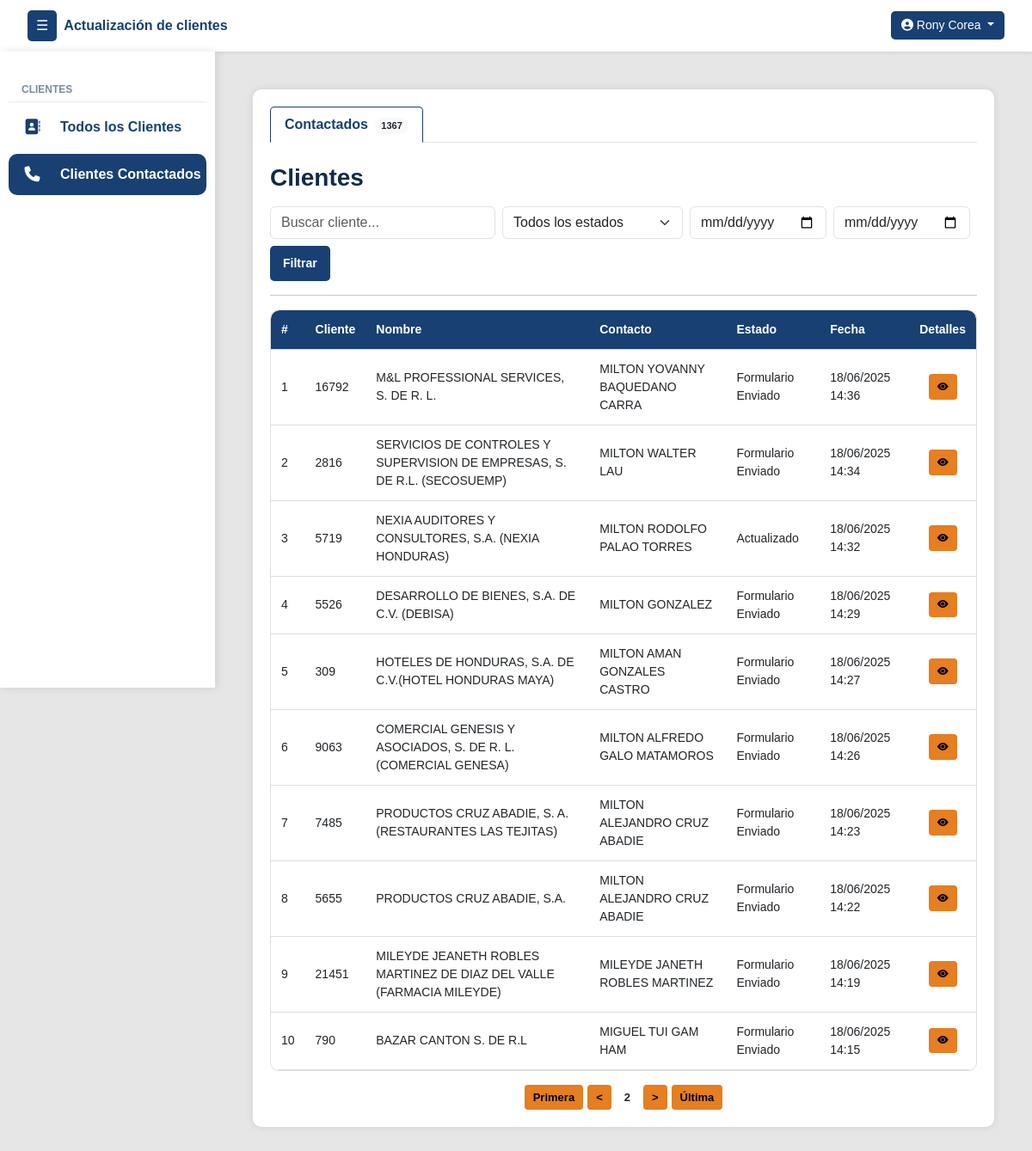
Screenshot of /clientes/contactados/?reportados=2 (signed in) with the database file from the repository.
### clientes/models.py (models this page shows, shortened)
class Cliente(models.Model):
    numero_cliente = models.CharField(max_length=50, unique=True)
    nombre_cliente = models.CharField(max_length=255)
    contacto_cliente = models.CharField(max_length=255)
    contacto_cargo = models.CharField(max_length=100, null=True, blank=True)
    telefono_cliente = models.CharField(max_length=50, null=True, blank=True)
    telefono_dos = models.CharField(max_length=50, null=True, blank=True)
    direccion = models.CharField(max_length=255, null=True, blank=True)
    correo = models.CharField(max_length=254, null=True, blank=True)
    estado_actual = models.ForeignKey(EstadoReporte, on_delete=models.SET_NULL, null=True, blank=True, default=1)
    asignado_inicial = models.ForeignKey(User, on_delete=models.SET_NULL, null=True, blank=True, related_name='clientes_asignados_inicialmente')
    asignado_usuario = models.ForeignKey(User, on_delete=models.SET_NULL, null=True, blank=True, related_name='clientes_asignados')
    veces_contactado = models.PositiveIntegerField(default=0)
    sin_contestar = models.PositiveIntegerField(default=0)
    formulario_sin_contestar = models.PositiveIntegerField(default=0)
    ultima_llamada_no_contesto = models.DateTimeField(null=True, blank=True)
    ultimo_envio_formulario = models.DateTimeField(null=True, blank=True)

class EstadoReporte(models.Model):
    nombre = models.CharField(max_length=100, unique=True)
    creado_por = models.ForeignKey(User, on_delete=models.SET_NULL, null=True, blank=True)
    creado_en = models.DateTimeField(auto_now_add=True)
    estado = models.CharField(max_length=50, choices=[('activo', 'Activo'), ('inactivo', 'Inactivo')])
    intentos = models.PositiveIntegerField(default=0)
    genera_movimiento = models.BooleanField(default=True)

class HistorialEstadoSinMovimiento(models.Model):
    cliente = models.ForeignKey(Cliente, on_delete=models.CASCADE, related_name='historial_sin_movimiento')
    estado = models.ForeignKey(EstadoReporte, on_delete=models.SET_NULL, null=True)
    actualizado_por = models.ForeignKey(User, on_delete=models.SET_NULL, null=True)
    actualizado_por_admin = models.ForeignKey(User, on_delete=models.SET_NULL, null=True, blank=True, related_name='historial_admin')
    nota = models.CharField(max_length=500, blank=True)
    fecha_hora = models.DateTimeField(auto_now_add=True)
    genera_movimiento = models.BooleanField(default=False)

class MovimientoEstado(models.Model):
    cliente = models.ForeignKey(Cliente, on_delete=models.CASCADE, related_name='movimientos')
    estado = models.ForeignKey(EstadoReporte, on_delete=models.SET_NULL, null=True)
    actualizado_por = models.ForeignKey(User, on_delete=models.SET_NULL, null=True)
    actualizado_por_admin = models.ForeignKey(User, on_delete=models.SET_NULL, null=True, blank=True, related_name='movimientos_admin')
    fecha_hora = models.DateTimeField(auto_now_add=True)

### clientes/views.py (the view)
# urls.py: path('clientes/contactados/', vistasClientes.clientes_reportados, name='clientes_reportados'),
@login_required
def clientes_reportados(request):
    user = request.user
    grupos = user.groups.values_list('name', flat=True)
    search_query = request.GET.get('q', '').strip()
    estado_query = request.GET.get('estado', '').strip().lower()
    fecha_inicio = parse_date(request.GET.get('fecha_inicio', ''))
    fecha_fin = parse_date(request.GET.get('fecha_fin', ''))
    subquery_ultima_fecha_mov = MovimientoEstado.objects.filter(cliente=OuterRef('pk')).order_by('-fecha_hora').values('fecha_hora')[:1]
    subquery_ultima_fecha_hist = HistorialEstadoSinMovimiento.objects.filter(cliente=OuterRef('pk')).order_by('-fecha_hora').values('fecha_hora')[:1]
    clientes_reportados_query = Cliente.objects.prefetch_related(
        'movimientos__notas', 'historial_sin_movimiento', 'asignado_usuario', 'asignado_inicial', 'estado_actual'
    ).annotate(
        ultima_fecha_mov=Subquery(subquery_ultima_fecha_mov, output_field=DateTimeField()),
        ultima_fecha_hist=Subquery(subquery_ultima_fecha_hist, output_field=DateTimeField()),
        ultima_fecha=Greatest(
            Coalesce(Subquery(subquery_ultima_fecha_mov, output_field=DateTimeField()), Value(datetime(1900, 1, 1))),
            Coalesce(Subquery(subquery_ultima_fecha_hist, output_field=DateTimeField()), Value(datetime(1900, 1, 1)))
        )
    )
    if "super_admin" in grupos or "admin_group" in grupos:
        clientes_filtrados = clientes_reportados_query.filter(
            Q(Exists(MovimientoEstado.objects.filter(cliente=OuterRef('pk')))) |
            Q(Exists(HistorialEstadoSinMovimiento.objects.filter(cliente=OuterRef('pk'))))
        )
    elif "estandar_group" in grupos or "colector_group" in grupos:
        clientes_filtrados = clientes_reportados_query.filter(
            Q(Exists(MovimientoEstado.objects.filter(cliente=OuterRef('pk'), actualizado_por=user))) |
            Q(Exists(HistorialEstadoSinMovimiento.objects.filter(cliente=OuterRef('pk'), actualizado_por=user)))
        )
    else:
        messages.error(request, "Acceso no permitido.")
        return redirect("inicio")
    if search_query:
        clientes_filtrados = clientes_filtrados.filter(
            Q(nombre_cliente__icontains=search_query) |
            Q(numero_cliente__icontains=search_query) |
            Q(contacto_cliente__icontains=search_query)
        )
    if estado_query:
        clientes_filtrados = clientes_filtrados.filter(estado_actual__nombre__iexact=estado_query)
    if fecha_inicio and fecha_fin:
        clientes_filtrados = clientes_filtrados.filter(
            ultima_fecha__date__range=(fecha_inicio, fecha_fin)
        )
    clientes_filtrados = clientes_filtrados.order_by('-ultima_fecha')
    clientes_paginados = paginar_queryset(request, clientes_filtrados, 'reportados')
    for cliente in clientes_paginados:
        movimientos_normales = [{"obj": m, "tipo": "con_movimiento"} for m in cliente.movimientos.all()]
        movimientos_historial = [{"obj": h, "tipo": "sin_movimiento"} for h in cliente.historial_sin_movimiento.all() if not h.genera_movimiento]
        todos_movimientos = sorted(movimientos_normales + movimientos_historial, key=lambda x: x["obj"].fecha_hora, reverse=True)
        movimientos_sin_admin = [m for m in todos_movimientos if getattr(m["obj"], "actualizado_por_admin", None) is None]
        cliente.todos_los_movimientos = todos_movimientos
        cliente.movimientos_sin_admin = movimientos_sin_admin
        if movimientos_sin_admin:
            cliente.ultimo_estado_real = movimientos_sin_admin[0]["obj"].estado
            cliente.reportado_por = movimientos_sin_admin[0]["obj"].actualizado_por
        else:
            cliente.ultimo_estado_real = cliente.estado_actual  # Fallback
            cliente.reportado_por = None
    estados_disponibles = EstadoReporte.objects.filter(
        id__in=Cliente.objects.values_list('estado_actual', flat=True).distinct()
    ).exclude(nombre__iexact="pendiente")
    return render(request, 'clientes/clientes_reportados.html', {
        "clientes": clientes_paginados,
        "view_type": "reportados",
        "search_query": search_query,
        "estado_query": estado_query,
        "fecha_inicio": fecha_inicio,
        "fecha_fin": fecha_fin,
        "estados_disponibles": estados_disponibles,
        "count_reportados": clientes_filtrados.count(),
    })

### templates/clientes/clientes_reportados.html (shortened to what this page needs)
{% extends 'layout/layout.html' %}
{% block content %}
<div class="container">
    <ul class="nav nav-tabs" id="clienteTabs" role="tablist">
        <li class="nav-item" role="presentation">
            <a class="nav-link {% if view_type == 'reportados' %}active{% endif %}" id="reportados-tab" href="{% url 'clientes_reportados' %}" role="tab" aria-controls="reportados" aria-selected="true">
                Contactados <span class="badge rounded-pill bg-light text-dark ms-1" id="countreportados">{{ count_reportados }}</span>
            </a>
        </li>
    </ul>
    <div class="tab-content mt-4" id="clienteTabsContent">
        {% if view_type == 'reportados' %}
        <div class="tab-pane fade show active" id="reportados" role="tabpanel" aria-labelledby="reportados-tab">
            <div class="d-flex justify-content-between align-items-center mb-3 flex-wrap gap-3">
                <h3 class="mb-0">Clientes</h3>
                <form method="get" class="row gx-2 gy-2 align-items-center w-100">
                    <div class="col-md-auto flex-grow-1">
                        <input type="text" name="q" id="searchInputReportados" class="form-control"
                            placeholder="Buscar cliente..." value="{{ search_query|default:'' }}" autocomplete="off">
                    </div>
                    <div class="col-md-auto">
                        <select name="estado" class="form-select">
                            <option value="">Todos los estados</option>
                        </select>
                    </div>
                    <div class="col-md-auto">
                        <input type="date" name="fecha_inicio" class="form-control" value="{{ fecha_inicio|date:'Y-m-d' }}">
                    </div>
                    <div class="col-md-auto">
                        <input type="date" name="fecha_fin" class="form-control" value="{{ fecha_fin|date:'Y-m-d' }}">
                    </div>
                    <div class="col-md-auto">
                        <button type="submit" class="btn btn-confirm btn-sm w-100">Filtrar</button>
                    </div>
                </form>
            </div>
            <hr>
            <div class="table-responsive">
                <table class="styled-table" id="tablaReportados">
                    <thead>
                        <tr>
                            <th>#</th>
                            <th>Cliente</th>
                            <th>Nombre</th>
                            <th>Contacto</th>
                            <th>Estado</th>
                            <th>Fecha</th>
                            <th>Detalles</th>
                        </tr>
                    </thead>
                    <tbody>
                        {% for cliente in clientes %}
                        <tr>
                            <td>{{ forloop.counter }}</td>
                            <td>{{ cliente.numero_cliente }}</td>
                            <td>{{ cliente.nombre_cliente }}</td>
                            <td>{{ cliente.contacto_cliente }}</td>
                            <td>{{ cliente.estado_actual.nombre }}</td>
                            <td>
                                {% if cliente.todos_los_movimientos %}
                                    {{ cliente.todos_los_movimientos.0.obj.fecha_hora|date:"d/m/Y H:i" }}
                                {% else %}
                                    -
                                {% endif %}
                            </td>
                            <td class="text-center">
                                <button class="btn btn-sm btn-reportar"
                                        data-bs-toggle="modal"
                                        data-bs-target="#modalDetalle{{ cliente.id }}">
                                    <i class="bi bi-eye-fill"></i>
                                </button>
                            </td>
                        </tr>
                        {% empty %}
                        <tr>
                            <td colspan="8" class="text-center">No hay clientes reportados.</td>
                        </tr>
                        {% endfor %}
                    </tbody>
                </table>
            </div>
            {% if clientes.has_other_pages %}
            <div class="pagination mt-3">
                {% if clientes.number > 1 %}
                    <a href="?reportados=1" class="btn btn-sm btn-reportar">Primera</a>
                    <a href="?reportados={{ clientes.previous_page_number }}" class="btn btn-sm btn-reportar">&lt;</a>
                {% endif %}
                <span class="btn btn-sm btn-reportar active">{{ clientes.number }}</span>
                {% if clientes.number < clientes.paginator.num_pages %}
                    <a href="?reportados={{ clientes.next_page_number }}" class="btn btn-sm btn-reportar">&gt;</a>
                    <a href="?reportados={{ clientes.paginator.num_pages }}" class="btn btn-sm btn-reportar">Última</a>
                {% endif %}
            </div>
            {% endif %}
        </div>
        {% endif %}
    </div>
</div>
{% endblock %}

### templates/layout/layout.html (shortened to what this page needs)
{% load static %}
{% load group_filters %}
<!DOCTYPE html>
<html lang="es">
<head>
    <link rel="stylesheet" href="https://cdn.jsdelivr.net/npm/bootstrap@5.3.0/dist/css/bootstrap.min.css">
    <link rel="stylesheet" href="{% static 'css/style.css' %}">
    <link rel="stylesheet" href="https://cdnjs.cloudflare.com/ajax/libs/font-awesome/6.4.2/css/all.min.css">
    <link href="https://cdn.jsdelivr.net/npm/select2@4.0.13/dist/css/select2.min.css" rel="stylesheet" />
    <link rel="stylesheet" href="https://cdn.jsdelivr.net/npm/bootstrap-icons@1.10.5/font/bootstrap-icons.css">
</head>
<body>
<nav class="navbar navbar-expand-lg navbar-light bg-white shadow-sm">
    <div class="container-fluid">
        <button id="sidebarCollapse" class="btn btn-primary me-2">☰</button>
        <a class="navbar-brand d-none d-md-block">Actualización de clientes</a>
        <div class="ms-auto">
            {% if user.is_authenticated %}
            <div class="dropdown">
                <button id="userDropdownBtn" class="btn btn-user dropdown-toggle user-font" type="button" data-bs-toggle="dropdown">
                  <i class="fas fa-user-circle"></i> {{ user.first_name }} {{ user.last_name }}
                </button>
              </div>
            {% else %}
                <a href="{% url 'login' %}" class="btn btn-outline-primary"><i class="fas fa-sign-in-alt"></i> Iniciar Sesión</a>
            {% endif %}
        </div>
    </div>
</nav>
<div class="d-flex">
    <nav id="sidebar">
      <ul class="list-unstyled components">
        {% if user|has_group:"estandar_group" or user|has_group:"colector_group" or user|has_group:"admin_group" %}
          <li class="sidebar-section-title">Clientes</li>
          {% if user|has_group:"estandar_group" %}
          <li class="list-link {% if active_page == 'clientes' %}active{% endif %}">
            <a href="{% url 'clientes' %}" class="sidebar-link">
              <i class="fas fa-address-book sidebar-icon"></i>
              <span class="sidebar-text">Todos los Clientes</span>
            </a>
          </li>
          {% endif %}
          {% if user|has_group:"admin_group" or user|has_group:"estandar_group" %}
          <li class="list-link {% if active_page == 'clientes_reportados' %}active{% endif %}">
            <a href="{% url 'clientes_reportados' %}" class="sidebar-link">
              <i class="fas fa-phone sidebar-icon"></i>
              <span class="sidebar-text">Clientes Contactados</span>
            </a>
          </li>
          {% endif %}
        {% endif %}
      </ul>
    </nav>
    <div id="main-container" class="container-fluid">
        <div id="content" class="w-100 p-4">
            {% block content %}{% endblock %}
        </div>
    </div>
</div>
</body>
</html>

### rows the page displays
Cliente: numero_cliente "16792", nombre_cliente "M&L PROFESSIONAL SERVICES, S. DE R. L.", contacto_cliente "MILTON YOVANNY BAQUEDANO CARRA", estado_actual.nombre "Formulario Enviado", todos_los_movimientos.0.obj.fecha_hora "18/06/2025 14:36"
Cliente: numero_cliente "2816", nombre_cliente "SERVICIOS DE CONTROLES Y SUPERVISION DE EMPRESAS, S. DE R.L. (SECOSUEMP)", contacto_cliente "MILTON WALTER LAU", estado_actual.nombre "Formulario Enviado", todos_los_movimientos.0.obj.fecha_hora "18/06/2025 14:34"
Cliente: numero_cliente "5719", nombre_cliente "NEXIA AUDITORES Y CONSULTORES, S.A. (NEXIA HONDURAS)", contacto_cliente "MILTON RODOLFO PALAO TORRES", estado_actual.nombre "Actualizado", todos_los_movimientos.0.obj.fecha_hora "18/06/2025 14:32"
Cliente: numero_cliente "5526", nombre_cliente "DESARROLLO DE BIENES, S.A. DE C.V. (DEBISA)", contacto_cliente "MILTON GONZALEZ", estado_actual.nombre "Formulario Enviado", todos_los_movimientos.0.obj.fecha_hora "18/06/2025 14:29"
Cliente: numero_cliente "309", nombre_cliente "HOTELES DE HONDURAS, S.A. DE C.V.(HOTEL HONDURAS MAYA)", contacto_cliente "MILTON AMAN GONZALES CASTRO", estado_actual.nombre "Formulario Enviado", todos_los_movimientos.0.obj.fecha_hora "18/06/2025 14:27"
Cliente: numero_cliente "9063", nombre_cliente "COMERCIAL GENESIS Y ASOCIADOS, S. DE R. L. (COMERCIAL GENESA)", contacto_cliente "MILTON ALFREDO GALO MATAMOROS", estado_actual.nombre "Formulario Enviado", todos_los_movimientos.0.obj.fecha_hora "18/06/2025 14:26"
Cliente: numero_cliente "7485", nombre_cliente "PRODUCTOS CRUZ ABADIE, S. A. (RESTAURANTES LAS TEJITAS)", contacto_cliente "MILTON ALEJANDRO CRUZ ABADIE", estado_actual.nombre "Formulario Enviado", todos_los_movimientos.0.obj.fecha_hora "18/06/2025 14:23"
Cliente: numero_cliente "5655", nombre_cliente "PRODUCTOS CRUZ ABADIE, S.A.", contacto_cliente "MILTON ALEJANDRO CRUZ ABADIE", estado_actual.nombre "Formulario Enviado", todos_los_movimientos.0.obj.fecha_hora "18/06/2025 14:22"
Cliente: numero_cliente "21451", nombre_cliente "MILEYDE JEANETH ROBLES MARTINEZ DE DIAZ DEL VALLE (FARMACIA MILEYDE)", contacto_cliente "MILEYDE JANETH ROBLES MARTINEZ", estado_actual.nombre "Formulario Enviado", todos_los_movimientos.0.obj.fecha_hora "18/06/2025 14:19"
Cliente: numero_cliente "790", nombre_cliente "BAZAR CANTON S. DE R.L", contacto_cliente "MIGUEL TUI GAM HAM", estado_actual.nombre "Formulario Enviado", todos_los_movimientos.0.obj.fecha_hora "18/06/2025 14:15"

### other values shown
{{ user.first_name }} "Rony"
{{ user.last_name }} "Corea"
{{ count_reportados }} "1367"
{{ clientes.number }} "2"
